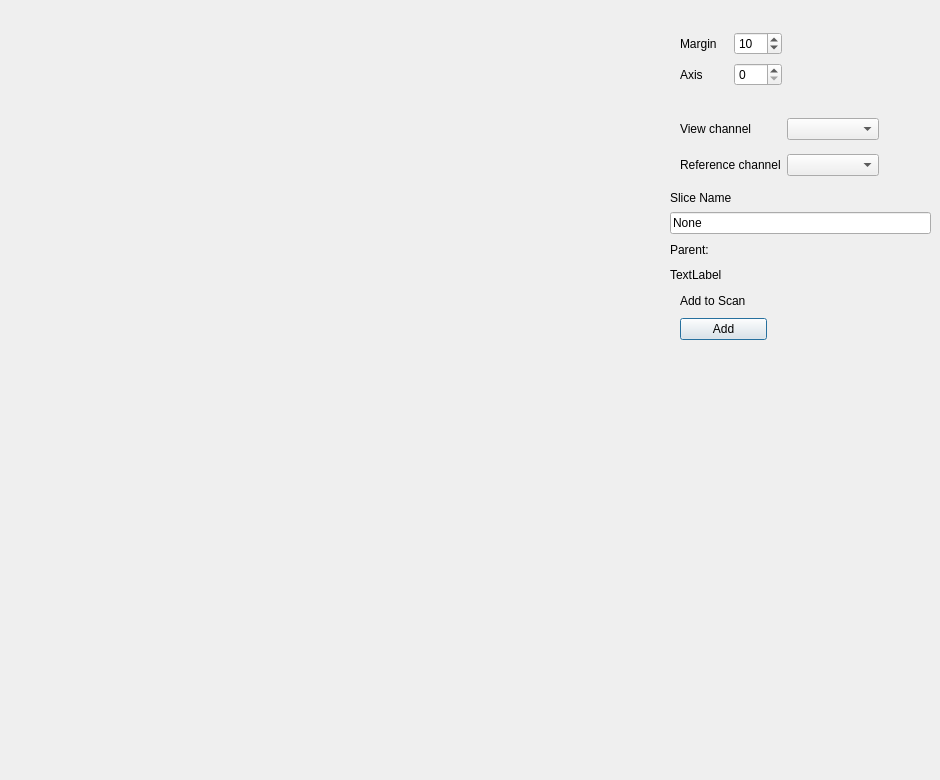
<?xml version="1.0" encoding="UTF-8"?>
<ui version="4.0">
 <class>Dialog</class>
 <widget class="QDialog" name="Dialog">
  <property name="geometry">
   <rect>
    <x>0</x>
    <y>0</y>
    <width>940</width>
    <height>780</height>
   </rect>
  </property>
  <property name="sizePolicy">
   <sizepolicy hsizetype="Expanding" vsizetype="Expanding">
    <horstretch>0</horstretch>
    <verstretch>0</verstretch>
   </sizepolicy>
  </property>
  <property name="windowTitle">
   <string>Dialog</string>
  </property>
  <property name="modal">
   <bool>true</bool>
  </property>
  <widget class="QWidget" name="layoutWidget_6">
   <property name="geometry">
    <rect>
     <x>680</x>
     <y>30</y>
     <width>102</width>
     <height>58</height>
    </rect>
   </property>
   <layout class="QGridLayout" name="gridLayout_3">
    <item row="0" column="0">
     <widget class="QLabel" name="label_9">
      <property name="text">
       <string>Margin</string>
      </property>
     </widget>
    </item>
    <item row="0" column="1">
     <widget class="QSpinBox" name="set_margin">
      <property name="minimum">
       <number>1</number>
      </property>
      <property name="maximum">
       <number>100</number>
      </property>
      <property name="singleStep">
       <number>1</number>
      </property>
      <property name="value">
       <number>10</number>
      </property>
     </widget>
    </item>
    <item row="1" column="0">
     <widget class="QLabel" name="label_10">
      <property name="text">
       <string>Axis</string>
      </property>
     </widget>
    </item>
    <item row="1" column="1">
     <widget class="QSpinBox" name="sobelAxis">
      <property name="minimum">
       <number>0</number>
      </property>
      <property name="maximum">
       <number>1</number>
      </property>
      <property name="singleStep">
       <number>1</number>
      </property>
     </widget>
    </item>
   </layout>
  </widget>
  <widget class="QWidget" name="layoutWidget_7">
   <property name="geometry">
    <rect>
     <x>680</x>
     <y>110</y>
     <width>199</width>
     <height>74</height>
    </rect>
   </property>
   <layout class="QGridLayout" name="gridLayout_4">
    <item row="0" column="0">
     <widget class="QLabel" name="label_11">
      <property name="text">
       <string>View channel</string>
      </property>
     </widget>
    </item>
    <item row="0" column="1">
     <widget class="QComboBox" name="viewCH_comboBox">
      <property name="editable">
       <bool>false</bool>
      </property>
      <property name="currentIndex">
       <number>-1</number>
      </property>
     </widget>
    </item>
    <item row="1" column="0">
     <widget class="QLabel" name="label_12">
      <property name="text">
       <string>Reference channel</string>
      </property>
     </widget>
    </item>
    <item row="1" column="1">
     <widget class="QComboBox" name="referenceCH">
      <property name="editable">
       <bool>false</bool>
      </property>
      <property name="currentIndex">
       <number>-1</number>
      </property>
     </widget>
    </item>
   </layout>
  </widget>
  <widget class="QWidget" name="layoutWidget_8">
   <property name="geometry">
    <rect>
     <x>670</x>
     <y>190</y>
     <width>261</width>
     <height>94</height>
    </rect>
   </property>
   <layout class="QVBoxLayout" name="verticalLayout_6">
    <item>
     <layout class="QVBoxLayout" name="verticalLayout_7">
      <item>
       <widget class="QLabel" name="label_13">
        <property name="text">
         <string>Slice Name</string>
        </property>
       </widget>
      </item>
      <item>
       <widget class="QLineEdit" name="SliceName">
        <property name="text">
         <string>None</string>
        </property>
       </widget>
      </item>
     </layout>
    </item>
    <item>
     <layout class="QVBoxLayout" name="verticalLayout_8">
      <item>
       <widget class="QLabel" name="label_14">
        <property name="text">
         <string>Parent:</string>
        </property>
       </widget>
      </item>
      <item>
       <widget class="QLabel" name="ParentName">
        <property name="text">
         <string>TextLabel</string>
        </property>
       </widget>
      </item>
     </layout>
    </item>
   </layout>
  </widget>
  <widget class="QWidget" name="layoutWidget_5">
   <property name="geometry">
    <rect>
     <x>680</x>
     <y>290</y>
     <width>87</width>
     <height>50</height>
    </rect>
   </property>
   <layout class="QVBoxLayout" name="verticalLayout_5">
    <item>
     <widget class="QLabel" name="label_8">
      <property name="text">
       <string>Add to Scan</string>
      </property>
     </widget>
    </item>
    <item>
     <widget class="QPushButton" name="addSlice">
      <property name="text">
       <string>Add</string>
      </property>
     </widget>
    </item>
   </layout>
  </widget>
  <widget class="MplWidget" name="widget" native="true">
   <property name="enabled">
    <bool>true</bool>
   </property>
   <property name="geometry">
    <rect>
     <x>0</x>
     <y>30</y>
     <width>651</width>
     <height>731</height>
    </rect>
   </property>
   <property name="sizePolicy">
    <sizepolicy hsizetype="Expanding" vsizetype="Expanding">
     <horstretch>0</horstretch>
     <verstretch>0</verstretch>
    </sizepolicy>
   </property>
  </widget>
 </widget>
 <customwidgets>
  <customwidget>
   <class>MplWidget</class>
   <extends>QWidget</extends>
   <header location="global">mplwidget</header>
   <container>1</container>
  </customwidget>
 </customwidgets>
 <resources/>
 <connections/>
</ui>
